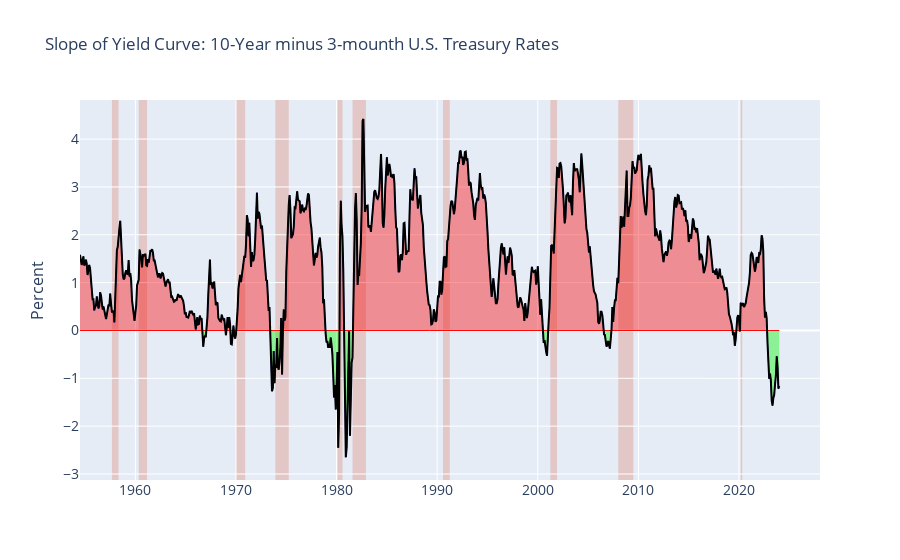

Notebook cell for this chart:
### Code cell
# sample data
df = pd.DataFrame()
df['USREC'] = srty['USREC']
df['y'] = s
df['ma1'] = s
df['ma2'] = 0
df=df.dropna()
df1 = df.copy()

# split data into chunks where averages cross each other
df['label'] = np.where(df['ma1']>df['ma2'], 1, 0)
df['group'] = df['label'].ne(df['label'].shift()).cumsum()
df = df.groupby('group')
dfs = []
for name, data in df:
    dfs.append(data)

# custom function to set fill color
def fillcol(label):
    if label >= 1:
        return 'rgba(250,0,0,0.4)'
    else:
        return 'rgba(0,250,0,0.4)'

fig = go.Figure()

for df in dfs:
    fig.add_traces(go.Scatter(x=df.index, y = df.ma1,
                              line = dict(color='rgba(0,0,0,0)')))
    
    fig.add_traces(go.Scatter(x=df.index, y = df.ma2,
                              line = dict(color='rgba(0,0,0,0)'),
                              fill='tonexty', 
                              fillcolor = fillcol(df['label'].iloc[0])))

# include averages
fig.add_traces(go.Scatter(x=df1.index, y = df1.ma1,
                          line = dict(color = 'blue', width=1)))

fig.add_traces(go.Scatter(x=df1.index, y = df1.ma2,
                          line = dict(color = 'red', width=1)))

# include main time-series
fig.add_traces(go.Scatter(x=df1.index, y = df1.y,
                          line = dict(color = 'black', width=2)))


fig.update_layout(
        title='Slope of Yield Curve: 10-Year minus 3-mounth U.S. Treasury Rates',
        xaxis_tickfont_size=14,
        yaxis=dict(
            title='Percent',
            titlefont_size=16,
            tickfont_size=14,
        ),
        legend=dict(
            x=0,
            y=1.0,
            bgcolor='rgba(255, 255, 255, 0)',
            bordercolor='rgba(255, 255, 255, 0)'
        ),
        barmode='group',
        bargap=0.15, # gap between bars of adjacent location coordinates.
        bargroupgap=0.1 # gap between bars of the same location coordinate.
    )


# Highlight areas according to the even_type
current = ''
changes = []

for ind in srty.index:
    if current != srty['USREC'][ind]:
        current = srty['USREC'][ind]
        changes.append([srty['date'][ind],srty['USREC'][ind]])


color_dict= {'Yes':'#d9330d','No':'#e5ecf6',}

for i, val in enumerate(changes):
    if (i+1) == len(changes):
            changes_last_date = changes[-1][0]
            changes_last_state = changes[-1][1]
            last_date= srty['date'].iloc[-1]
            fig.add_vrect(
                          x0=changes_last_date, x1=last_date,
                          fillcolor=color_dict[changes_last_state], opacity=0.2,
                          layer="below", line_width=0)

    else:
          

        if changes[i][1] =='Yes':
            fig.add_vrect(
                        x0=changes[i][0], x1=changes[i+1][0],
                        fillcolor=color_dict['Yes'], opacity=0.2,
                        layer="below", line_width=0)


fig.update_layout(showlegend=False)
fig.show()

### Figure 1 — Plotly figure (JSON) as saved in the notebook; plotly's stock layout.template omitted (floating-point values rounded to 4 significant figures; data arrays with more than 128 entries replaced by an {"elided": "..."} marker saying what was removed)
{"data": [{"line": {"color": "rgba(0,0,0,0)"}, "type": "scatter", "x": {"elided": "146 str values"}, "y": {"elided": "146 float values"}}, {"fill": "tonexty", "fillcolor": "rgba(250,0,0,0.4)", "line": {"color": "rgba(0,0,0,0)"}, "type": "scatter", "x": {"elided": "146 str values"}, "y": {"elided": "146 int values"}}, {"line": {"color": "rgba(0,0,0,0)"}, "type": "scatter", "x": ["1966-09-01T00:00:00", "1966-10-01T00:00:00", "1966-11-01T00:00:00", "1966-12-01T00:00:00", "1967-01-01T00:00:00"], "y": [-0.19, -0.34, -0.16, -0.12, -0.14]}, {"fill": "tonexty", "fillcolor": "rgba(0,250,0,0.4)", "line": {"color": "rgba(0,0,0,0)"}, "type": "scatter", "x": ["1966-09-01T00:00:00", "1966-10-01T00:00:00", "1966-11-01T00:00:00", "1966-12-01T00:00:00", "1967-01-01T00:00:00"], "y": [0, 0, 0, 0, 0]}, {"line": {"color": "rgba(0,0,0,0)"}, "type": "scatter", "x": ["1967-02-01T00:00:00", "1967-03-01T00:00:00", "1967-04-01T00:00:00", "1967-05-01T00:00:00", "1967-06-01T00:00:00", "1967-07-01T00:00:00", "1967-08-01T00:00:00", "1967-09-01T00:00:00", "1967-10-01T00:00:00", "1967-11-01T00:00:00", "1967-12-01T00:00:00", "1968-01-01T00:00:00", "1968-02-01T00:00:00", "1968-03-01T00:00:00", "1968-04-01T00:00:00", "1968-05-01T00:00:00", "1968-06-01T00:00:00", "1968-07-01T00:00:00", "1968-08-01T00:00:00", "1968-09-01T00:00:00", "1968-10-01T00:00:00", "1968-11-01T00:00:00", "1968-12-01T00:00:00"], "y": [0.07, 0.28, 0.75, 1.25, 1.48, 0.95, 1.01, 0.88, 0.92, 1.02, 0.73, 0.53, 0.58, 0.57, 0.26, 0.21, 0.2, 0.19, 0.33, 0.27, 0.23, 0.25, 0.07]}, {"fill": "tonexty", "fillcolor": "rgba(250,0,0,0.4)", "line": {"color": "rgba(0,0,0,0)"}, "type": "scatter", "x": ["1967-02-01T00:00:00", "1967-03-01T00:00:00", "1967-04-01T00:00:00", "1967-05-01T00:00:00", "1967-06-01T00:00:00", "1967-07-01T00:00:00", "1967-08-01T00:00:00", "1967-09-01T00:00:00", "1967-10-01T00:00:00", "1967-11-01T00:00:00", "1967-12-01T00:00:00", "1968-01-01T00:00:00", "1968-02-01T00:00:00", "1968-03-01T00:00:00", "1968-04-01T00:00:00", "1968-05-01T00:00:00", "1968-06-01T00:00:00", "1968-07-01T00:00:00", "1968-08-01T00:00:00", "1968-09-01T00:00:00", "1968-10-01T00:00:00", "1968-11-01T00:00:00", "1968-12-01T00:00:00"], "y": [0, 0, 0, 0, 0, 0, 0, 0, 0, 0, 0, 0, 0, 0, 0, 0, 0, 0, 0, 0, 0, 0, 0]}, {"line": {"color": "rgba(0,0,0,0)"}, "type": "scatter", "x": ["1969-01-01T00:00:00"], "y": [-0.1]}, {"fill": "tonexty", "fillcolor": "rgba(0,250,0,0.4)", "line": {"color": "rgba(0,0,0,0)"}, "type": "scatter", "x": ["1969-01-01T00:00:00"], "y": [0]}, {"line": {"color": "rgba(0,0,0,0)"}, "type": "scatter", "x": ["1969-02-01T00:00:00", "1969-03-01T00:00:00", "1969-04-01T00:00:00", "1969-05-01T00:00:00", "1969-06-01T00:00:00"], "y": [0.07, 0.28, 0.06, 0.28, 0.13]}, {"fill": "tonexty", "fillcolor": "rgba(250,0,0,0.4)", "line": {"color": "rgba(0,0,0,0)"}, "type": "scatter", "x": ["1969-02-01T00:00:00", "1969-03-01T00:00:00", "1969-04-01T00:00:00", "1969-05-01T00:00:00", "1969-06-01T00:00:00"], "y": [0, 0, 0, 0, 0]}, {"line": {"color": "rgba(0,0,0,0)"}, "type": "scatter", "x": ["1969-07-01T00:00:00", "1969-08-01T00:00:00"], "y": [-0.28, -0.29]}, {"fill": "tonexty", "fillcolor": "rgba(0,250,0,0.4)", "line": {"color": "rgba(0,0,0,0)"}, "type": "scatter", "x": ["1969-07-01T00:00:00", "1969-08-01T00:00:00"], "y": [0, 0]}, {"line": {"color": "rgba(0,0,0,0)"}, "type": "scatter", "x": ["1969-09-01T00:00:00", "1969-10-01T00:00:00"], "y": [0.07, 0.1]}, {"fill": "tonexty", "fillcolor": "rgba(250,0,0,0.4)", "line": {"color": "rgba(0,0,0,0)"}, "type": "scatter", "x": ["1969-09-01T00:00:00", "1969-10-01T00:00:00"], "y": [0, 0]}, {"line": {"color": "rgba(0,0,0,0)"}, "type": "scatter", "x": ["1969-11-01T00:00:00", "1969-12-01T00:00:00", "1970-01-01T00:00:00"], "y": [-0.1, -0.17, -0.08]}, {"fill": "tonexty", "fillcolor": "rgba(0,250,0,0.4)", "line": {"color": "rgba(0,0,0,0)"}, "type": "scatter", "x": ["1969-11-01T00:00:00", "1969-12-01T00:00:00", "1970-01-01T00:00:00"], "y": [0, 0, 0]}, {"line": {"color": "rgba(0,0,0,0)"}, "type": "scatter", "x": ["1970-02-01T00:00:00", "1970-03-01T00:00:00", "1970-04-01T00:00:00", "1970-05-01T00:00:00", "1970-06-01T00:00:00", "1970-07-01T00:00:00", "1970-08-01T00:00:00", "1970-09-01T00:00:00", "1970-10-01T00:00:00", "1970-11-01T00:00:00", "1970-12-01T00:00:00", "1971-01-01T00:00:00", "1971-02-01T00:00:00", "1971-03-01T00:00:00", "1971-04-01T00:00:00", "1971-05-01T00:00:00", "1971-06-01T00:00:00", "1971-07-01T00:00:00", "1971-08-01T00:00:00", "1971-09-01T00:00:00", "1971-10-01T00:00:00", "1971-11-01T00:00:00", "1971-12-01T00:00:00", "1972-01-01T00:00:00", "1972-02-01T00:00:00", "1972-03-01T00:00:00", "1972-04-01T00:00:00", "1972-05-01T00:00:00", "1972-06-01T00:00:00", "1972-07-01T00:00:00", "1972-08-01T00:00:00", "1972-09-01T00:00:00", "1972-10-01T00:00:00", "1972-11-01T00:00:00", "1972-12-01T00:00:00", "1973-01-01T00:00:00", "1973-02-01T00:00:00", "1973-03-01T00:00:00", "1973-04-01T00:00:00", "1973-05-01T00:00:00"], "y": [0.11, 0.44, 0.88, 1.07, 1.16, 1.01, 1.12, 1.27, 1.42, 1.56, 1.52, 1.8, 2.41, 2.32, 1.97, 2.25, 1.77, 1.33, 1.64, 1.45, 1.47, 1.59, 1.92, 2.57, 2.88, 2.34, 2.48, 2.44, 2.2, 2.13, 2.19, 1.89, 1.74, 1.5, 1.29, 1.05, 1.04, 0.62, 0.41, 0.49]}, {"fill": "tonexty", "fillcolor": "rgba(250,0,0,0.4)", "line": {"color": "rgba(0,0,0,0)"}, "type": "scatter", "x": ["1970-02-01T00:00:00", "1970-03-01T00:00:00", "1970-04-01T00:00:00", "1970-05-01T00:00:00", "1970-06-01T00:00:00", "1970-07-01T00:00:00", "1970-08-01T00:00:00", "1970-09-01T00:00:00", "1970-10-01T00:00:00", "1970-11-01T00:00:00", "1970-12-01T00:00:00", "1971-01-01T00:00:00", "1971-02-01T00:00:00", "1971-03-01T00:00:00", "1971-04-01T00:00:00", "1971-05-01T00:00:00", "1971-06-01T00:00:00", "1971-07-01T00:00:00", "1971-08-01T00:00:00", "1971-09-01T00:00:00", "1971-10-01T00:00:00", "1971-11-01T00:00:00", "1971-12-01T00:00:00", "1972-01-01T00:00:00", "1972-02-01T00:00:00", "1972-03-01T00:00:00", "1972-04-01T00:00:00", "1972-05-01T00:00:00", "1972-06-01T00:00:00", "1972-07-01T00:00:00", "1972-08-01T00:00:00", "1972-09-01T00:00:00", "1972-10-01T00:00:00", "1972-11-01T00:00:00", "1972-12-01T00:00:00", "1973-01-01T00:00:00", "1973-02-01T00:00:00", "1973-03-01T00:00:00", "1973-04-01T00:00:00", "1973-05-01T00:00:00"], "y": [0, 0, 0, 0, 0, 0, 0, 0, 0, 0, 0, 0, 0, 0, 0, 0, 0, 0, 0, 0, 0, 0, 0, 0, 0, 0, 0, 0, 0, 0, 0, 0, 0, 0, 0, 0, 0, 0, 0, 0]}, {"line": {"color": "rgba(0,0,0,0)"}, "type": "scatter", "x": ["1973-06-01T00:00:00", "1973-07-01T00:00:00", "1973-08-01T00:00:00", "1973-09-01T00:00:00", "1973-10-01T00:00:00", "1973-11-01T00:00:00", "1973-12-01T00:00:00", "1974-01-01T00:00:00", "1974-02-01T00:00:00", "1974-03-01T00:00:00", "1974-04-01T00:00:00", "1974-05-01T00:00:00", "1974-06-01T00:00:00"], "y": [-0.29, -0.88, -1.27, -1.2, -0.43, -1.1, -0.71, -0.78, -0.16, -0.75, -0.82, -0.65, -0.36]}, {"fill": "tonexty", "fillcolor": "rgba(0,250,0,0.4)", "line": {"color": "rgba(0,0,0,0)"}, "type": "scatter", "x": ["1973-06-01T00:00:00", "1973-07-01T00:00:00", "1973-08-01T00:00:00", "1973-09-01T00:00:00", "1973-10-01T00:00:00", "1973-11-01T00:00:00", "1973-12-01T00:00:00", "1974-01-01T00:00:00", "1974-02-01T00:00:00", "1974-03-01T00:00:00", "1974-04-01T00:00:00", "1974-05-01T00:00:00", "1974-06-01T00:00:00"], "y": [0, 0, 0, 0, 0, 0, 0, 0, 0, 0, 0, 0, 0]}, {"line": {"color": "rgba(0,0,0,0)"}, "type": "scatter", "x": ["1974-07-01T00:00:00"], "y": [0.26]}, {"fill": "tonexty", "fillcolor": "rgba(250,0,0,0.4)", "line": {"color": "rgba(0,0,0,0)"}, "type": "scatter", "x": ["1974-07-01T00:00:00"], "y": [0]}, {"line": {"color": "rgba(0,0,0,0)"}, "type": "scatter", "x": ["1974-08-01T00:00:00", "1974-09-01T00:00:00"], "y": [-0.92, -0.02]}, {"fill": "tonexty", "fillcolor": "rgba(0,250,0,0.4)", "line": {"color": "rgba(0,0,0,0)"}, "type": "scatter", "x": ["1974-08-01T00:00:00", "1974-09-01T00:00:00"], "y": [0, 0]}, {"line": {"color": "rgba(0,0,0,0)"}, "type": "scatter", "x": ["1974-10-01T00:00:00", "1974-11-01T00:00:00", "1974-12-01T00:00:00", "1975-01-01T00:00:00", "1975-02-01T00:00:00", "1975-03-01T00:00:00", "1975-04-01T00:00:00", "1975-05-01T00:00:00", "1975-06-01T00:00:00", "1975-07-01T00:00:00", "1975-08-01T00:00:00", "1975-09-01T00:00:00", "1975-10-01T00:00:00", "1975-11-01T00:00:00", "1975-12-01T00:00:00", "1976-01-01T00:00:00", "1976-02-01T00:00:00", "1976-03-01T00:00:00", "1976-04-01T00:00:00", "1976-05-01T00:00:00", "1976-06-01T00:00:00", "1976-07-01T00:00:00", "1976-08-01T00:00:00", "1976-09-01T00:00:00", "1976-10-01T00:00:00", "1976-11-01T00:00:00", "1976-12-01T00:00:00", "1977-01-01T00:00:00", "1977-02-01T00:00:00", "1977-03-01T00:00:00", "1977-04-01T00:00:00", "1977-05-01T00:00:00", "1977-06-01T00:00:00", "1977-07-01T00:00:00", "1977-08-01T00:00:00", "1977-09-01T00:00:00", "1977-10-01T00:00:00", "1977-11-01T00:00:00", "1977-12-01T00:00:00", "1978-01-01T00:00:00", "1978-02-01T00:00:00", "1978-03-01T00:00:00", "1978-04-01T00:00:00", "1978-05-01T00:00:00", "1978-06-01T00:00:00", "1978-07-01T00:00:00", "1978-08-01T00:00:00", "1978-09-01T00:00:00", "1978-10-01T00:00:00", "1978-11-01T00:00:00"], "y": [0.44, 0.21, 0.28, 1.24, 1.89, 2.24, 2.62, 2.83, 2.52, 1.93, 1.96, 2.01, 2.18, 2.57, 2.56, 2.87, 2.91, 2.73, 2.7, 2.7, 2.45, 2.6, 2.63, 2.51, 2.49, 2.54, 2.52, 2.59, 2.72, 2.86, 2.83, 2.5, 2.26, 2.14, 1.91, 1.53, 1.36, 1.48, 1.62, 1.52, 1.58, 1.75, 1.86, 1.94, 1.73, 1.63, 1.33, 0.57, 0.65, 0.17]}, {"fill": "tonexty", "fillcolor": "rgba(250,0,0,0.4)", "line": {"color": "rgba(0,0,0,0)"}, "type": "scatter", "x": ["1974-10-01T00:00:00", "1974-11-01T00:00:00", "1974-12-01T00:00:00", "1975-01-01T00:00:00", "1975-02-01T00:00:00", "1975-03-01T00:00:00", "1975-04-01T00:00:00", "1975-05-01T00:00:00", "1975-06-01T00:00:00", "1975-07-01T00:00:00", "1975-08-01T00:00:00", "1975-09-01T00:00:00", "1975-10-01T00:00:00", "1975-11-01T00:00:00", "1975-12-01T00:00:00", "1976-01-01T00:00:00", "1976-02-01T00:00:00", "1976-03-01T00:00:00", "1976-04-01T00:00:00", "1976-05-01T00:00:00", "1976-06-01T00:00:00", "1976-07-01T00:00:00", "1976-08-01T00:00:00", "1976-09-01T00:00:00", "1976-10-01T00:00:00", "1976-11-01T00:00:00", "1976-12-01T00:00:00", "1977-01-01T00:00:00", "1977-02-01T00:00:00", "1977-03-01T00:00:00", "1977-04-01T00:00:00", "1977-05-01T00:00:00", "1977-06-01T00:00:00", "1977-07-01T00:00:00", "1977-08-01T00:00:00", "1977-09-01T00:00:00", "1977-10-01T00:00:00", "1977-11-01T00:00:00", "1977-12-01T00:00:00", "1978-01-01T00:00:00", "1978-02-01T00:00:00", "1978-03-01T00:00:00", "1978-04-01T00:00:00", "1978-05-01T00:00:00", "1978-06-01T00:00:00", "1978-07-01T00:00:00", "1978-08-01T00:00:00", "1978-09-01T00:00:00", "1978-10-01T00:00:00", "1978-11-01T00:00:00"], "y": [0, 0, 0, 0, 0, 0, 0, 0, 0, 0, 0, 0, 0, 0, 0, 0, 0, 0, 0, 0, 0, 0, 0, 0, 0, 0, 0, 0, 0, 0, 0, 0, 0, 0, 0, 0, 0, 0, 0, 0, 0, 0, 0, 0, 0, 0, 0, 0, 0, 0]}, {"line": {"color": "rgba(0,0,0,0)"}, "type": "scatter", "x": ["1978-12-01T00:00:00", "1979-01-01T00:00:00", "1979-02-01T00:00:00", "1979-03-01T00:00:00", "1979-04-01T00:00:00", "1979-05-01T00:00:00", "1979-06-01T00:00:00", "1979-07-01T00:00:00", "1979-08-01T00:00:00", "1979-09-01T00:00:00", "1979-10-01T00:00:00", "1979-11-01T00:00:00", "1979-12-01T00:00:00", "1980-01-01T00:00:00", "1980-02-01T00:00:00", "1980-03-01T00:00:00", "1980-04-01T00:00:00"], "y": [-0.07, -0.25, -0.22, -0.36, -0.28, -0.36, -0.15, -0.29, -0.49, -0.93, -1.4, -1.14, -1.65, -1.2, -0.45, -2.45, -1.73]}, {"fill": "tonexty", "fillcolor": "rgba(0,250,0,0.4)", "line": {"color": "rgba(0,0,0,0)"}, "type": "scatter", "x": ["1978-12-01T00:00:00", "1979-01-01T00:00:00", "1979-02-01T00:00:00", "1979-03-01T00:00:00", "1979-04-01T00:00:00", "1979-05-01T00:00:00", "1979-06-01T00:00:00", "1979-07-01T00:00:00", "1979-08-01T00:00:00", "1979-09-01T00:00:00", "1979-10-01T00:00:00", "1979-11-01T00:00:00", "1979-12-01T00:00:00", "1980-01-01T00:00:00", "1980-02-01T00:00:00", "1980-03-01T00:00:00", "1980-04-01T00:00:00"], "y": [0, 0, 0, 0, 0, 0, 0, 0, 0, 0, 0, 0, 0, 0, 0, 0, 0]}, {"line": {"color": "rgba(0,0,0,0)"}, "type": "scatter", "x": ["1980-05-01T00:00:00", "1980-06-01T00:00:00", "1980-07-01T00:00:00", "1980-08-01T00:00:00", "1980-09-01T00:00:00", "1980-10-01T00:00:00"], "y": [1.6, 2.71, 2.19, 1.97, 1.24, 0.13]}, {"fill": "tonexty", "fillcolor": "rgba(250,0,0,0.4)", "line": {"color": "rgba(0,0,0,0)"}, "type": "scatter", "x": ["1980-05-01T00:00:00", "1980-06-01T00:00:00", "1980-07-01T00:00:00", "1980-08-01T00:00:00", "1980-09-01T00:00:00", "1980-10-01T00:00:00"], "y": [0, 0, 0, 0, 0, 0]}, {"line": {"color": "rgba(0,0,0,0)"}, "type": "scatter", "x": ["1980-11-01T00:00:00", "1980-12-01T00:00:00", "1981-01-01T00:00:00", "1981-02-01T00:00:00", "1981-03-01T00:00:00", "1981-04-01T00:00:00", "1981-05-01T00:00:00", "1981-06-01T00:00:00", "1981-07-01T00:00:00", "1981-08-01T00:00:00"], "y": [-1.05, -2.65, -2.45, -1.6, -0.24, -0.01, -2.2, -1.26, -0.67, -0.57]}, {"fill": "tonexty", "fillcolor": "rgba(0,250,0,0.4)", "line": {"color": "rgba(0,0,0,0)"}, "type": "scatter", "x": ["1980-11-01T00:00:00", "1980-12-01T00:00:00", "1981-01-01T00:00:00", "1981-02-01T00:00:00", "1981-03-01T00:00:00", "1981-04-01T00:00:00", "1981-05-01T00:00:00", "1981-06-01T00:00:00", "1981-07-01T00:00:00", "1981-08-01T00:00:00"], "y": [0, 0, 0, 0, 0, 0, 0, 0, 0, 0]}, {"line": {"color": "rgba(0,0,0,0)"}, "type": "scatter", "x": {"elided": "227 str values"}, "y": {"elided": "227 float values"}}, {"fill": "tonexty", "fillcolor": "rgba(250,0,0,0.4)", "line": {"color": "rgba(0,0,0,0)"}, "type": "scatter", "x": {"elided": "227 str values"}, "y": {"elided": "227 int values"}}, {"line": {"color": "rgba(0,0,0,0)"}, "type": "scatter", "x": ["2000-08-01T00:00:00", "2000-09-01T00:00:00", "2000-10-01T00:00:00", "2000-11-01T00:00:00", "2000-12-01T00:00:00"], "y": [-0.26, -0.2, -0.37, -0.45, -0.53]}, {"fill": "tonexty", "fillcolor": "rgba(0,250,0,0.4)", "line": {"color": "rgba(0,0,0,0)"}, "type": "scatter", "x": ["2000-08-01T00:00:00", "2000-09-01T00:00:00", "2000-10-01T00:00:00", "2000-11-01T00:00:00", "2000-12-01T00:00:00"], "y": [0, 0, 0, 0, 0]}, {"line": {"color": "rgba(0,0,0,0)"}, "type": "scatter", "x": ["2001-01-01T00:00:00", "2001-02-01T00:00:00", "2001-03-01T00:00:00", "2001-04-01T00:00:00", "2001-05-01T00:00:00", "2001-06-01T00:00:00", "2001-07-01T00:00:00", "2001-08-01T00:00:00", "2001-09-01T00:00:00", "2001-10-01T00:00:00", "2001-11-01T00:00:00", "2001-12-01T00:00:00", "2002-01-01T00:00:00", "2002-02-01T00:00:00", "2002-03-01T00:00:00", "2002-04-01T00:00:00", "2002-05-01T00:00:00", "2002-06-01T00:00:00", "2002-07-01T00:00:00", "2002-08-01T00:00:00", "2002-09-01T00:00:00", "2002-10-01T00:00:00", "2002-11-01T00:00:00", "2002-12-01T00:00:00", "2003-01-01T00:00:00", "2003-02-01T00:00:00", "2003-03-01T00:00:00", "2003-04-01T00:00:00", "2003-05-01T00:00:00", "2003-06-01T00:00:00", "2003-07-01T00:00:00", "2003-08-01T00:00:00", "2003-09-01T00:00:00", "2003-10-01T00:00:00", "2003-11-01T00:00:00", "2003-12-01T00:00:00", "2004-01-01T00:00:00", "2004-02-01T00:00:00", "2004-03-01T00:00:00", "2004-04-01T00:00:00", "2004-05-01T00:00:00", "2004-06-01T00:00:00", "2004-07-01T00:00:00", "2004-08-01T00:00:00", "2004-09-01T00:00:00", "2004-10-01T00:00:00", "2004-11-01T00:00:00", "2004-12-01T00:00:00", "2005-01-01T00:00:00", "2005-02-01T00:00:00", "2005-03-01T00:00:00", "2005-04-01T00:00:00", "2005-05-01T00:00:00", "2005-06-01T00:00:00", "2005-07-01T00:00:00", "2005-08-01T00:00:00", "2005-09-01T00:00:00", "2005-10-01T00:00:00", "2005-11-01T00:00:00", "2005-12-01T00:00:00", "2006-01-01T00:00:00", "2006-02-01T00:00:00", "2006-03-01T00:00:00", "2006-04-01T00:00:00", "2006-05-01T00:00:00", "2006-06-01T00:00:00", "2006-07-01T00:00:00"], "y": [0.01, 0.22, 0.47, 1.27, 1.77, 1.79, 1.73, 1.61, 2.09, 2.41, 2.78, 3.4, 3.39, 3.19, 3.49, 3.5, 3.43, 3.23, 2.97, 2.64, 2.24, 2.36, 2.82, 2.84, 2.88, 2.73, 2.68, 2.83, 2.5, 2.41, 3.08, 3.5, 3.33, 3.37, 3.37, 3.37, 3.27, 3.15, 2.89, 3.41, 3.7, 3.46, 3.17, 2.8, 2.48, 2.34, 2.12, 2.04, 1.89, 1.63, 1.76, 1.56, 1.3, 1.03, 0.96, 0.82, 0.78, 0.75, 0.66, 0.58, 0.18, 0.14, 0.21, 0.39, 0.39, 0.32, 0.14]}, {"fill": "tonexty", "fillcolor": "rgba(250,0,0,0.4)", "line": {"color": "rgba(0,0,0,0)"}, "type": "scatter", "x": ["2001-01-01T00:00:00", "2001-02-01T00:00:00", "2001-03-01T00:00:00", "2001-04-01T00:00:00", "2001-05-01T00:00:00", "2001-06-01T00:00:00", "2001-07-01T00:00:00", "2001-08-01T00:00:00", "2001-09-01T00:00:00", "2001-10-01T00:00:00", "2001-11-01T00:00:00", "2001-12-01T00:00:00", "2002-01-01T00:00:00", "2002-02-01T00:00:00", "2002-03-01T00:00:00", "2002-04-01T00:00:00", "2002-05-01T00:00:00", "2002-06-01T00:00:00", "2002-07-01T00:00:00", "2002-08-01T00:00:00", "2002-09-01T00:00:00", "2002-10-01T00:00:00", "2002-11-01T00:00:00", "2002-12-01T00:00:00", "2003-01-01T00:00:00", "2003-02-01T00:00:00", "2003-03-01T00:00:00", "2003-04-01T00:00:00", "2003-05-01T00:00:00", "2003-06-01T00:00:00", "2003-07-01T00:00:00", "2003-08-01T00:00:00", "2003-09-01T00:00:00", "2003-10-01T00:00:00", "2003-11-01T00:00:00", "2003-12-01T00:00:00", "2004-01-01T00:00:00", "2004-02-01T00:00:00", "2004-03-01T00:00:00", "2004-04-01T00:00:00", "2004-05-01T00:00:00", "2004-06-01T00:00:00", "2004-07-01T00:00:00", "2004-08-01T00:00:00", "2004-09-01T00:00:00", "2004-10-01T00:00:00", "2004-11-01T00:00:00", "2004-12-01T00:00:00", "2005-01-01T00:00:00", "2005-02-01T00:00:00", "2005-03-01T00:00:00", "2005-04-01T00:00:00", "2005-05-01T00:00:00", "2005-06-01T00:00:00", "2005-07-01T00:00:00", "2005-08-01T00:00:00", "2005-09-01T00:00:00", "2005-10-01T00:00:00", "2005-11-01T00:00:00", "2005-12-01T00:00:00", "2006-01-01T00:00:00", "2006-02-01T00:00:00", "2006-03-01T00:00:00", "2006-04-01T00:00:00", "2006-05-01T00:00:00", "2006-06-01T00:00:00", "2006-07-01T00:00:00"], "y": [0, 0, 0, 0, 0, 0, 0, 0, 0, 0, 0, 0, 0, 0, 0, 0, 0, 0, 0, 0, 0, 0, 0, 0, 0, 0, 0, 0, 0, 0, 0, 0, 0, 0, 0, 0, 0, 0, 0, 0, 0, 0, 0, 0, 0, 0, 0, 0, 0, 0, 0, 0, 0, 0, 0, 0, 0, 0, 0, 0, 0, 0, 0, 0, 0, 0, 0]}, {"line": {"color": "rgba(0,0,0,0)"}, "type": "scatter", "x": ["2006-08-01T00:00:00", "2006-09-01T00:00:00", "2006-10-01T00:00:00", "2006-11-01T00:00:00", "2006-12-01T00:00:00", "2007-01-01T00:00:00", "2007-02-01T00:00:00", "2007-03-01T00:00:00", "2007-04-01T00:00:00"], "y": [-0.08, -0.09, -0.19, -0.34, -0.29, -0.22, -0.31, -0.38, -0.18]}, {"fill": "tonexty", "fillcolor": "rgba(0,250,0,0.4)", "line": {"color": "rgba(0,0,0,0)"}, "type": "scatter", "x": ["2006-08-01T00:00:00", "2006-09-01T00:00:00", "2006-10-01T00:00:00", "2006-11-01T00:00:00", "2006-12-01T00:00:00", "2007-01-01T00:00:00", "2007-02-01T00:00:00", "2007-03-01T00:00:00", "2007-04-01T00:00:00"], "y": [0, 0, 0, 0, 0, 0, 0, 0, 0]}, {"line": {"color": "rgba(0,0,0,0)"}, "type": "scatter", "x": {"elided": "145 str values"}, "y": {"elided": "145 float values"}}, {"fill": "tonexty", "fillcolor": "rgba(250,0,0,0.4)", "line": {"color": "rgba(0,0,0,0)"}, "type": "scatter", "x": {"elided": "145 str values"}, "y": {"elided": "145 int values"}}, {"line": {"color": "rgba(0,0,0,0)"}, "type": "scatter", "x": ["2019-06-01T00:00:00", "2019-07-01T00:00:00", "2019-08-01T00:00:00", "2019-09-01T00:00:00"], "y": [-0.1, -0.04, -0.32, -0.19]}, {"fill": "tonexty", "fillcolor": "rgba(0,250,0,0.4)", "line": {"color": "rgba(0,0,0,0)"}, "type": "scatter", "x": ["2019-06-01T00:00:00", "2019-07-01T00:00:00", "2019-08-01T00:00:00", "2019-09-01T00:00:00"], "y": [0, 0, 0, 0]}, {"line": {"color": "rgba(0,0,0,0)"}, "type": "scatter", "x": ["2019-10-01T00:00:00", "2019-11-01T00:00:00", "2019-12-01T00:00:00", "2020-01-01T00:00:00"], "y": [0.06, 0.27, 0.32, 0.24]}, {"fill": "tonexty", "fillcolor": "rgba(250,0,0,0.4)", "line": {"color": "rgba(0,0,0,0)"}, "type": "scatter", "x": ["2019-10-01T00:00:00", "2019-11-01T00:00:00", "2019-12-01T00:00:00", "2020-01-01T00:00:00"], "y": [0, 0, 0, 0]}, {"line": {"color": "rgba(0,0,0,0)"}, "type": "scatter", "x": ["2020-02-01T00:00:00"], "y": [-0.02]}, {"fill": "tonexty", "fillcolor": "rgba(0,250,0,0.4)", "line": {"color": "rgba(0,0,0,0)"}, "type": "scatter", "x": ["2020-02-01T00:00:00"], "y": [0]}, {"line": {"color": "rgba(0,0,0,0)"}, "type": "scatter", "x": ["2020-03-01T00:00:00", "2020-04-01T00:00:00", "2020-05-01T00:00:00", "2020-06-01T00:00:00", "2020-07-01T00:00:00", "2020-08-01T00:00:00", "2020-09-01T00:00:00", "2020-10-01T00:00:00", "2020-11-01T00:00:00", "2020-12-01T00:00:00", "2021-01-01T00:00:00", "2021-02-01T00:00:00", "2021-03-01T00:00:00", "2021-04-01T00:00:00", "2021-05-01T00:00:00", "2021-06-01T00:00:00", "2021-07-01T00:00:00", "2021-08-01T00:00:00", "2021-09-01T00:00:00", "2021-10-01T00:00:00", "2021-11-01T00:00:00", "2021-12-01T00:00:00", "2022-01-01T00:00:00", "2022-02-01T00:00:00", "2022-03-01T00:00:00", "2022-04-01T00:00:00", "2022-05-01T00:00:00", "2022-06-01T00:00:00", "2022-07-01T00:00:00", "2022-08-01T00:00:00", "2022-09-01T00:00:00", "2022-10-01T00:00:00"], "y": [0.58, 0.52, 0.54, 0.57, 0.49, 0.55, 0.57, 0.69, 0.78, 0.84, 1, 1.22, 1.58, 1.62, 1.6, 1.48, 1.27, 1.23, 1.33, 1.53, 1.51, 1.41, 1.61, 1.6, 1.69, 1.99, 1.92, 1.65, 0.67, 0.27, 0.39, 0.26]}, {"fill": "tonexty", "fillcolor": "rgba(250,0,0,0.4)", "line": {"color": "rgba(0,0,0,0)"}, "type": "scatter", "x": ["2020-03-01T00:00:00", "2020-04-01T00:00:00", "2020-05-01T00:00:00", "2020-06-01T00:00:00", "2020-07-01T00:00:00", "2020-08-01T00:00:00", "2020-09-01T00:00:00", "2020-10-01T00:00:00", "2020-11-01T00:00:00", "2020-12-01T00:00:00", "2021-01-01T00:00:00", "2021-02-01T00:00:00", "2021-03-01T00:00:00", "2021-04-01T00:00:00", "2021-05-01T00:00:00", "2021-06-01T00:00:00", "2021-07-01T00:00:00", "2021-08-01T00:00:00", "2021-09-01T00:00:00", "2021-10-01T00:00:00", "2021-11-01T00:00:00", "2021-12-01T00:00:00", "2022-01-01T00:00:00", "2022-02-01T00:00:00", "2022-03-01T00:00:00", "2022-04-01T00:00:00", "2022-05-01T00:00:00", "2022-06-01T00:00:00", "2022-07-01T00:00:00", "2022-08-01T00:00:00", "2022-09-01T00:00:00", "2022-10-01T00:00:00"], "y": [0, 0, 0, 0, 0, 0, 0, 0, 0, 0, 0, 0, 0, 0, 0, 0, 0, 0, 0, 0, 0, 0, 0, 0, 0, 0, 0, 0, 0, 0, 0, 0]}, {"line": {"color": "rgba(0,0,0,0)"}, "type": "scatter", "x": ["2022-11-01T00:00:00", "2022-12-01T00:00:00", "2023-01-01T00:00:00", "2023-02-01T00:00:00", "2023-03-01T00:00:00", "2023-04-01T00:00:00", "2023-05-01T00:00:00", "2023-06-01T00:00:00", "2023-07-01T00:00:00", "2023-08-01T00:00:00", "2023-09-01T00:00:00", "2023-10-01T00:00:00", "2023-11-01T00:00:00", "2023-12-01T00:00:00", "2024-01-01T00:00:00"], "y": [-0.26, -0.63, -1.01, -0.9, -1.03, -1.46, -1.57, -1.41, -1.35, -1.13, -0.94, -0.54, -0.77, -1.22, -1.16]}, {"fill": "tonexty", "fillcolor": "rgba(0,250,0,0.4)", "line": {"color": "rgba(0,0,0,0)"}, "type": "scatter", "x": ["2022-11-01T00:00:00", "2022-12-01T00:00:00", "2023-01-01T00:00:00", "2023-02-01T00:00:00", "2023-03-01T00:00:00", "2023-04-01T00:00:00", "2023-05-01T00:00:00", "2023-06-01T00:00:00", "2023-07-01T00:00:00", "2023-08-01T00:00:00", "2023-09-01T00:00:00", "2023-10-01T00:00:00", "2023-11-01T00:00:00", "2023-12-01T00:00:00", "2024-01-01T00:00:00"], "y": [0, 0, 0, 0, 0, 0, 0, 0, 0, 0, 0, 0, 0, 0, 0]}, {"line": {"color": "blue", "width": 1}, "type": "scatter", "x": {"elided": "835 str values"}, "y": {"elided": "835 float values"}}, {"line": {"color": "red", "width": 1}, "type": "scatter", "x": {"elided": "835 str values"}, "y": {"elided": "835 int values"}}, {"line": {"color": "black", "width": 2}, "type": "scatter", "x": {"elided": "835 str values"}, "y": {"elided": "835 float values"}}], "layout": {"bargap": 0.15, "bargroupgap": 0.1, "barmode": "group", "legend": {"bgcolor": "rgba(255, 255, 255, 0)", "bordercolor": "rgba(255, 255, 255, 0)", "x": 0, "y": 1}, "shapes": [{"fillcolor": "#d9330d", "layer": "below", "line": {"width": 0}, "opacity": 0.2, "type": "rect", "x0": "1957-09-01T00:00:00", "x1": "1958-05-01T00:00:00", "xref": "x", "y0": 0, "y1": 1, "yref": "y domain"}, {"fillcolor": "#d9330d", "layer": "below", "line": {"width": 0}, "opacity": 0.2, "type": "rect", "x0": "1960-05-01T00:00:00", "x1": "1961-03-01T00:00:00", "xref": "x", "y0": 0, "y1": 1, "yref": "y domain"}, {"fillcolor": "#d9330d", "layer": "below", "line": {"width": 0}, "opacity": 0.2, "type": "rect", "x0": "1970-01-01T00:00:00", "x1": "1970-12-01T00:00:00", "xref": "x", "y0": 0, "y1": 1, "yref": "y domain"}, {"fillcolor": "#d9330d", "layer": "below", "line": {"width": 0}, "opacity": 0.2, "type": "rect", "x0": "1973-12-01T00:00:00", "x1": "1975-04-01T00:00:00", "xref": "x", "y0": 0, "y1": 1, "yref": "y domain"}, {"fillcolor": "#d9330d", "layer": "below", "line": {"width": 0}, "opacity": 0.2, "type": "rect", "x0": "1980-02-01T00:00:00", "x1": "1980-08-01T00:00:00", "xref": "x", "y0": 0, "y1": 1, "yref": "y domain"}, {"fillcolor": "#d9330d", "layer": "below", "line": {"width": 0}, "opacity": 0.2, "type": "rect", "x0": "1981-08-01T00:00:00", "x1": "1982-12-01T00:00:00", "xref": "x", "y0": 0, "y1": 1, "yref": "y domain"}, {"fillcolor": "#d9330d", "layer": "below", "line": {"width": 0}, "opacity": 0.2, "type": "rect", "x0": "1990-08-01T00:00:00", "x1": "1991-04-01T00:00:00", "xref": "x", "y0": 0, "y1": 1, "yref": "y domain"}, {"fillcolor": "#d9330d", "layer": "below", "line": {"width": 0}, "opacity": 0.2, "type": "rect", "x0": "2001-04-01T00:00:00", "x1": "2001-12-01T00:00:00", "xref": "x", "y0": 0, "y1": 1, "yref": "y domain"}, {"fillcolor": "#d9330d", "layer": "below", "line": {"width": 0}, "opacity": 0.2, "type": "rect", "x0": "2008-01-01T00:00:00", "x1": "2009-07-01T00:00:00", "xref": "x", "y0": 0, "y1": 1, "yref": "y domain"}, {"fillcolor": "#d9330d", "layer": "below", "line": {"width": 0}, "opacity": 0.2, "type": "rect", "x0": "2020-03-01T00:00:00", "x1": "2020-05-01T00:00:00", "xref": "x", "y0": 0, "y1": 1, "yref": "y domain"}, {"fillcolor": "#e5ecf6", "layer": "below", "line": {"width": 0}, "opacity": 0.2, "type": "rect", "x0": "2020-05-01T00:00:00", "x1": "2024-01-01T00:00:00", "xref": "x", "y0": 0, "y1": 1, "yref": "y domain"}], "showlegend": false, "title": {"text": "Slope of Yield Curve: 10-Year minus 3-mounth U.S. Treasury Rates"}, "xaxis": {"tickfont": {"size": 14}}, "yaxis": {"tickfont": {"size": 14}, "title": {"font": {"size": 16}, "text": "Percent"}}}}
